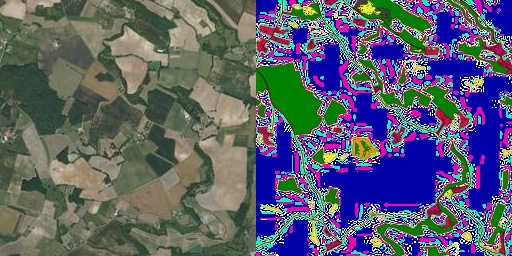
#> input picture dataset_double/15366656.jpg, 512 x 256 px, given in place of export_occ_sols_2019_usage.tif, which was not available
$ jupyter execute --allow-errors preprocessing.ipynb   (text cells are left out)
#> lines starting #> are read from the running program, lines starting #| are printed output that depends on the picture; after the words box and inside, x2 and y2 are one past the last pixel; in counts of white or black regions, pixels touching at a corner belong together; pictures that were not available may be replaced by others from this repository, and a replacement may not be noted
[cell 1]
import cv2
import matplotlib.pyplot as plt
import numpy as np
import os

[cell 2]
image_occ = cv2.imread('export_occ_sols_2019_usage.tif')
#> image_occ is the input picture: shape (256, 512, 3); mean B, G, R 111, 93.8, 91.4
image_sat = cv2.imread('export_photo_aérienne_2019.tif')
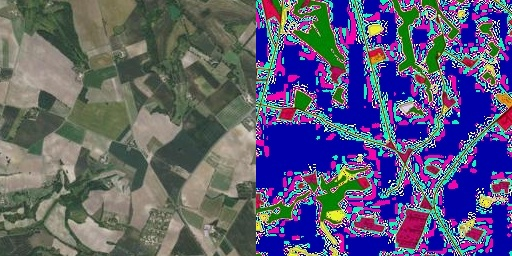
#> input picture dataset_double/15367680.jpg, 512 x 256 px, given in place of export_photo_aérienne_2019.tif, which was not available
#> image_sat is the input picture: shape (256, 512, 3); mean B, G, R 117.6, 90.9, 92.4

[cell 3]
image_occ[image_occ > 253] = 0
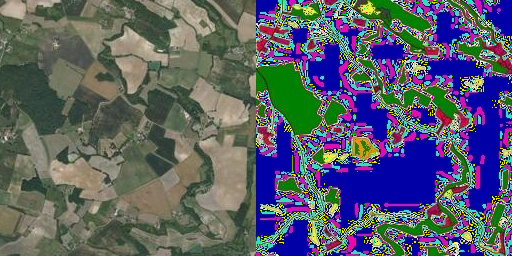
#> image_occ: shape (256, 512, 3); 2.79% of pixels changed, all inside (x1, y1, x2, y2) = (256, 0, 512, 256)

[cell 4]
plt.imshow(image_occ)
plt.show()

[cell 5]
plt.imshow(image_sat)
plt.show()

[cell 6]
img_occ_mask = cv2.cvtColor(image_occ,cv2.COLOR_BGR2GRAY)
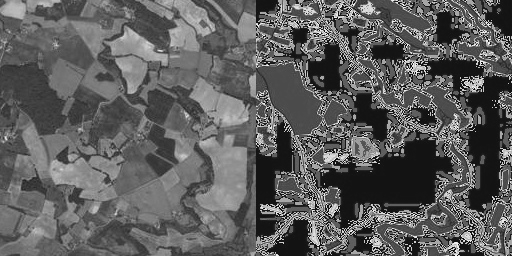
#> img_occ_mask: shape (256, 512); min 11, max 249, mean 93.6
_, mask = cv2.threshold(img_occ_mask, thresh=1, maxval=255, type=cv2.THRESH_BINARY)
#> mask: shape (256, 512); every value is 255

[cell 7]
masked = cv2.bitwise_and(image_sat,image_sat,mask = mask)
plt.imshow(masked)

[cell 8]
image_occ.shape
#> Out = (256, 512, 3)

[cell 9]
masked.shape
#> Out = (256, 512, 3)

[cell 10]
img_directory = 'image'
os.chdir(img_directory)

[cell 11]
for i in range(0, 9077, 256) :
    for j in range(0, 12394, 256) :
        img_occ_crop = image_occ[i:i+256, j:j+256]
        img_sat_crop = masked[i:i+256, j:j+256]

        #plt.imshow(img_sat_crop)
        #plt.show()

        filename_occ = f'{i}{j}_occ.jpg'
        filename_sat = f'{i}{j}_sat.jpg'

        cv2.imwrite(filename_occ,img_occ_crop)
        cv2.imwrite(filename_sat,img_sat_crop)
#> this loop made 36 passes
#> pass 1, `cv2.imwrite(filename_occ,img_occ_crop)`:
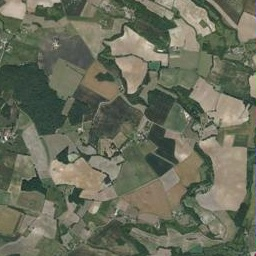
#> saved as 00_occ.jpg: shape (256, 256, 3); mean B, G, R 90.4, 108.6, 105
#> pass 1, `cv2.imwrite(filename_sat,img_sat_crop)`:
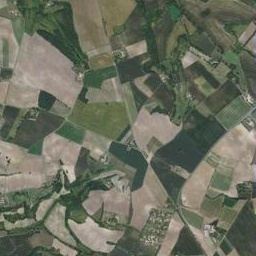
#> saved as 00_sat.jpg: shape (256, 256, 3); mean B, G, R 94.1, 110.1, 106.5
#> pass 1, `cv2.imwrite(filename_occ,img_occ_crop)`:
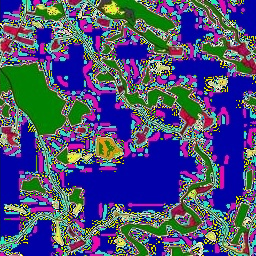
#> saved as 0256_occ.jpg: shape (256, 256, 3); mean B, G, R 119.1, 78.4, 74.3
#> pass 1, `cv2.imwrite(filename_sat,img_sat_crop)`:
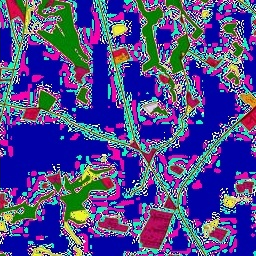
#> saved as 0256_sat.jpg: shape (256, 256, 3); mean B, G, R 141, 71.7, 78.3

[cell 12]
from PIL import Image

[cell 13]
img = Image.open('data/image/691211008_occ.jpg')
#> (the rest of this cell did not finish here and is left out)

[cell 14]
def ratio(image_path, threshold=0.90):
    """
    Vérifie si une image a plus de 90% pourcentage de pixels noirs.
    """
    img = Image.open(image_path).convert('L') #On le passe en niveau de gris = un seul canal.
    pixels = list(img.getdata())
    black_pixels = sum(1 for pixel in pixels if pixel == 0)
    total_pixels = len(pixels)

    black_ratio = black_pixels / total_pixels
    return black_ratio > threshold

[cell 15]
def delete_black_images(folder_path, threshold=0.90):
    """
    Supprime les images qui ont plus de 90% pourcentage de pixels noirs.
    """
    for filename in os.listdir(folder_path):
        #print(filename)
        if filename.lower().endswith(('.jpg')):
            file_path= os.path.join(folder_path, filename)
            if ratio(file_path, threshold)==True:
                os.remove(file_path)

[cell 16]
folder_path = 'data/image'
#> folder_path = 'data/image'
delete_black_images(folder_path)
#> in ratio, `pixels = list(img.getdata())`: pixels = 131072 items
#> in ratio, `black_pixels = sum(1 for pixel in pixels if pixel == 0)`: black_pixels = 0
#> in ratio, `total_pixels = len(pixels)`: total_pixels = 131072
#> in ratio, `black_ratio = black_pixels / total_pixels`: black_ratio = 0
